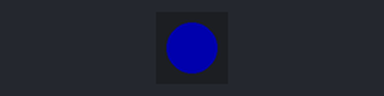
A program run on a simulated ESP32-S3. Shown: 1 RGB LEDs in strip order, left to right. Dim RGB values are drawn brighter than linear; what the program prints to the serial monitor is not drawn.

Above: at 1.2 s.
At 2.7 s:
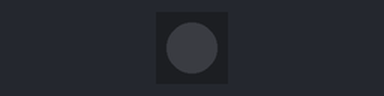
Timing chart, 0 to 4.0 s (numbered marks = the images above):
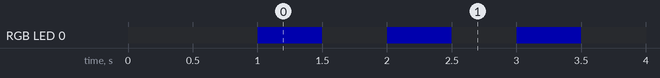

Measured:
- by itself, RGB LED 0: alternates RGB(0, 0, 50) for 0.50 s and off for 0.50 s

The program:

main.cpp
```cpp
#include <Arduino.h>
#include <Adafruit_NeoPixel.h>

#define RGB_LED_PIN 38
#define NUM_PIXELS 1

Adafruit_NeoPixel pixel(NUM_PIXELS, RGB_LED_PIN, NEO_GRB + NEO_KHZ800);

void setup() {
  Serial.begin(9600);
  delay(1000);

  pixel.begin();
  pixel.setBrightness(50);

  // Get PSRAM size
  size_t psramSize = ESP.getPsramSize();
  Serial.print("PSRAM Size: ");
  Serial.print(psramSize);
  Serial.println(" bytes");

  // Flash size can be checked via ESP.getFlashChipSize()
  uint32_t flashSize = ESP.getFlashChipSize();
  Serial.print("Flash Size: ");
  Serial.print(flashSize);
  Serial.println(" bytes");
}

void loop() {
  pixel.setPixelColor(0, pixel.Color(0, 0, 255));
  pixel.show();
  delay(500);
  pixel.setPixelColor(0, pixel.Color(0, 0, 0));
  pixel.show();
  delay(500);

}
```
